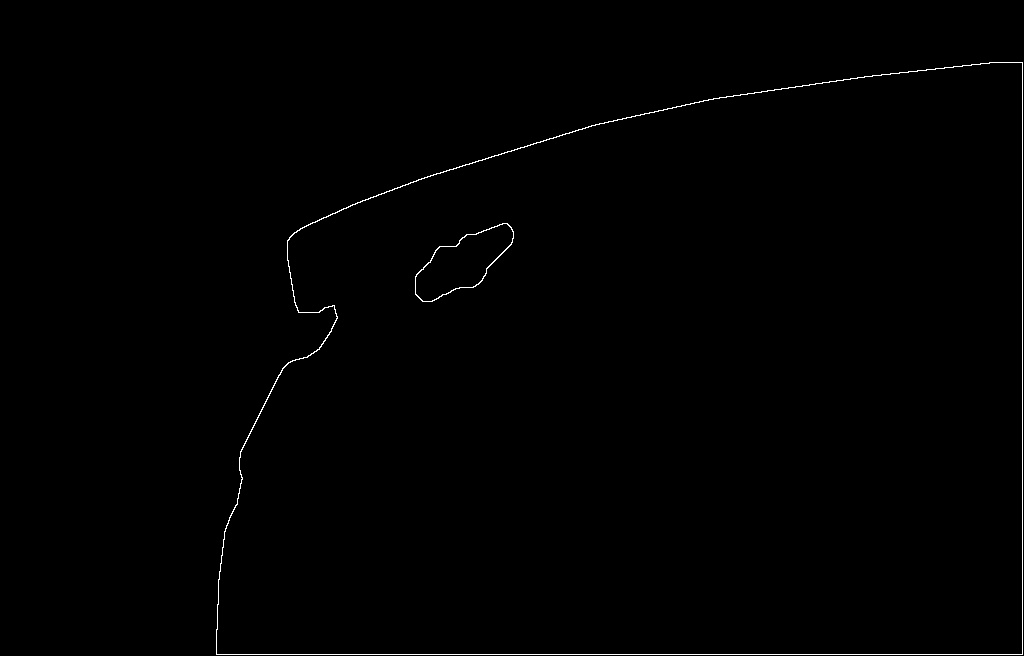
#> input picture houchuli/label/0_edge.jpg, 1024 x 656 px, found by its file name
$ python 123.py
#> lines starting #> are read from the running program, lines starting #| are printed output that depends on the picture; pictures that were not available may be replaced by others from this repository, and a replacement may not be noted
from PIL import Image

# [69 lines left out: functions touming, change_color, not called in this run]


# change_color()


# from PIL import Image
#
# # 创建空白图像
# image = Image.newcrop("RGB", (256, 256))
#
# # 遍历每个 16x16 区域，并在该区域填充对应颜色
# for x in range(0, 256, 16):
#     for y in range(0, 256, 16):
#         color = (x, y, (x + y) % 256)  # 生成 RGB 颜色元组
#         image.paste(color, (x, y, x + 16, y + 16))  # 在当前区域填充颜色
#
# # 保存图片
# image.save("colorgrid.png")

import numpy as np
# [29 lines left out: function edge, not called in this run]
import os

# for i in os.listdir('./label'):
#     print(i)
#     edge(i)


import cv2
import os


# [20 lines left out: function edge1, not called in this run]

# # 测试
# # img_path = "./yuantu/0.png"
# # edge_path='./edge/0_edge.jpg'
# # edge1(img_path,edge_path)
#
# for i in os.listdir('./yuantu'):
#     path1=os.path.join('./yuantu',i)
#     path2=os.path.join('./edge',i.replace('.png','_edge.png'))
#     edge1(path1,path2)


from PIL import Image
for i in os.listdir('./label'):
    path1=os.path.join('./yuantu',i)
    path2=os.path.join('./label',i)
    path3=os.path.join('./edge',i.replace('.png','_edge.png'))
    path4=os.path.join('./result',i)

    import cv2

    # 读取四张图片
    img_a = cv2.imread(path1)
#> img_a is the input picture: shape (656, 1024, 3); min 0, max 255, mean 1.3
    img_b = cv2.imread(path2)
    img_c = cv2.imread(path3)
    img_d = cv2.imread(path4)

    # 获取单张图片的高度和宽度
    height, width, _ = img_a.shape
#> height = 656; width = 1024

    # 将 A、B 图片水平方向拼接
    merge_ab = cv2.hconcat([img_a, img_b])
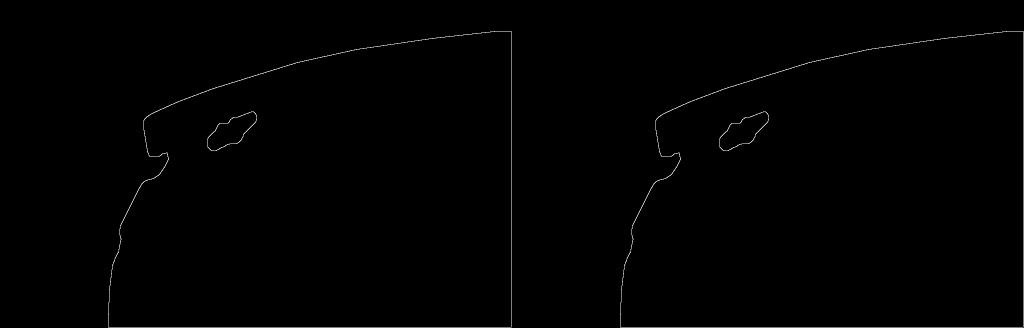
#> merge_ab: shape (656, 2048, 3) (shown at 1/2 size); min 0, max 255, mean 1.3

    # 将 C、D 图片水平方向拼接
    merge_cd = cv2.hconcat([img_c, img_d])

    # 将合并后的 AB 和 CD 图片垂直方向拼接
    merge_final = cv2.vconcat([merge_ab, merge_cd])
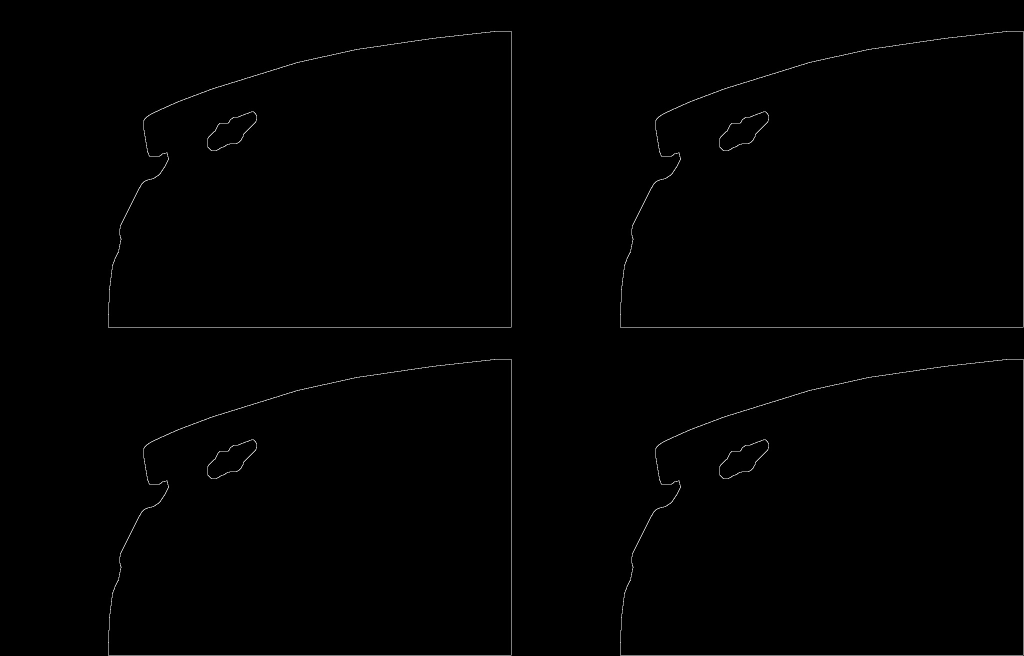
#> merge_final: shape (1312, 2048, 3) (shown at 1/2 size); min 0, max 255, mean 1.3


    # 保存最终拼接结果
    cv2.imwrite('./results/{}'.format(i),merge_final)
#> pass 2 of the loop `for i in os.listdir('./label'):`:
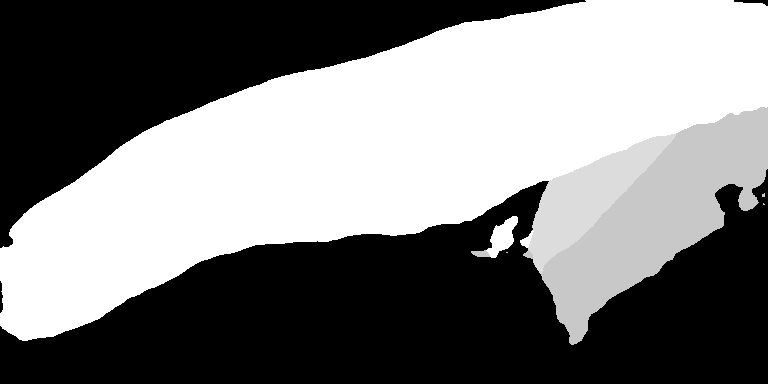
#> input picture houchuli/label/101.png, 768 x 384 px, found by its file name
#> img_a is the input picture: shape (384, 768, 3); min 0, max 255, mean 125.5
#> `merge_ab = cv2.hconcat([img_a, img_b])`:
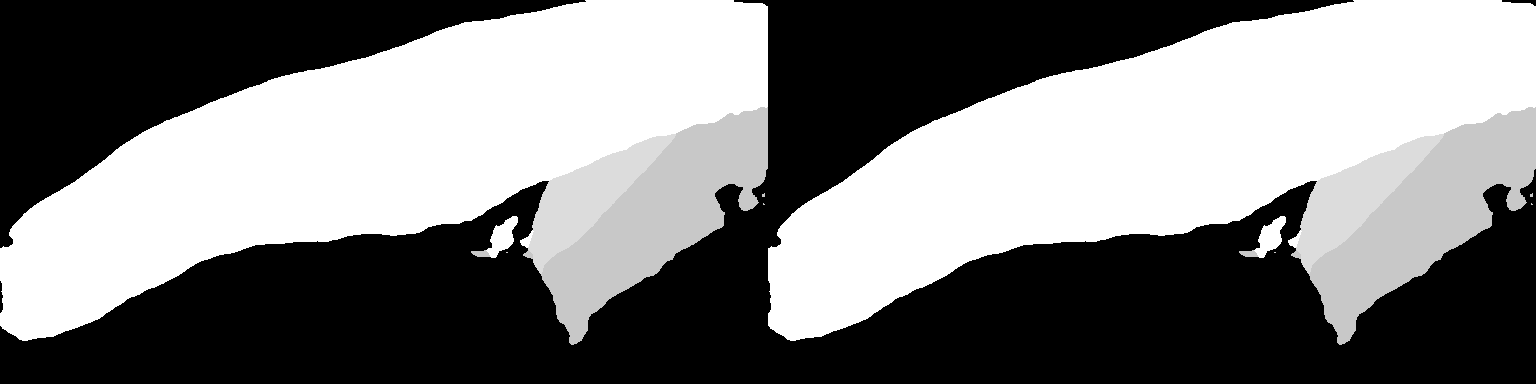
#> merge_ab: shape (384, 1536, 3); min 0, max 255, mean 125.5
#> (the run stopped early here; a loop or call above may not have finished)
